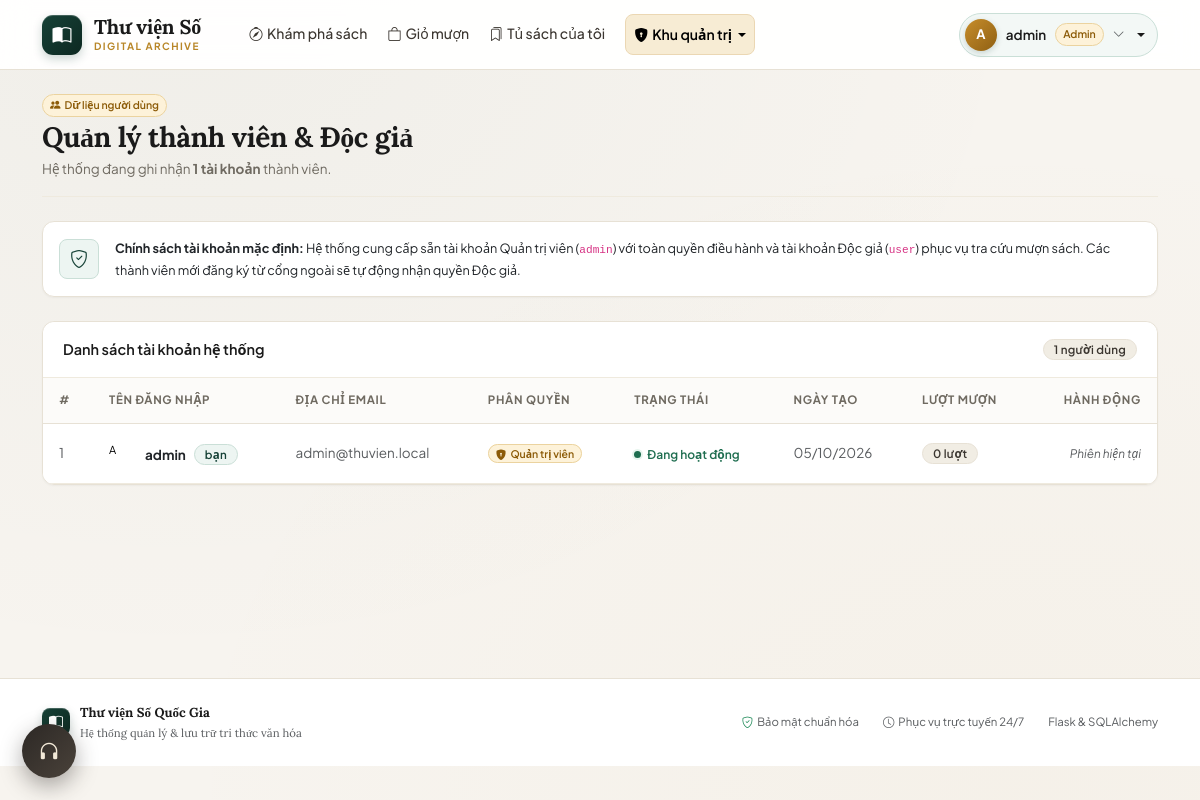
The app's page /admin/users (signed in), older data.
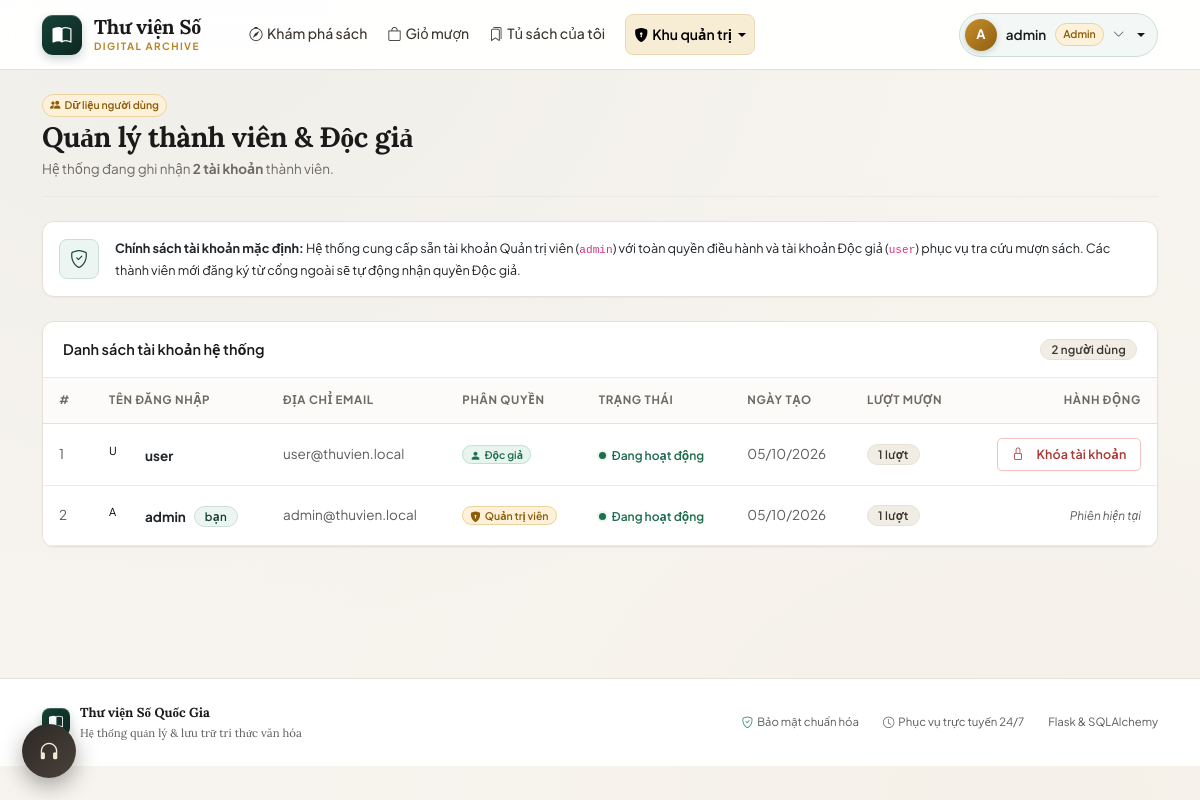
The same page, newer data.
### models.py (models this page shows, shortened)
class User(db.Model, UserMixin):
    __tablename__ = 'users'
    id = db.Column(db.Integer, primary_key=True)
    username = db.Column(db.String(80), unique=True, nullable=False, index=True)
    email = db.Column(db.String(120), unique=True, nullable=True)
    password_hash = db.Column(db.String(255), nullable=False)
    role = db.Column(db.String(20), nullable=False, default='user')
    is_active = db.Column(db.Boolean, nullable=False, default=True)
    created_at = db.Column(db.DateTime, default=now, nullable=False)
    borrow_requests = db.relationship('BorrowRequest', back_populates='user', lazy='dynamic')
    reviews = db.relationship('Review', back_populates='author', lazy='dynamic')
    @property
    def is_admin(self):
        return self.role == 'admin'

### admin.py (the view)
@admin_bp.route('/users')
@admin_required
def users():
    rows = (
        db.session.query(User, db.func.count(BorrowRequest.id))
        .outerjoin(BorrowRequest, BorrowRequest.user_id == User.id)
        .group_by(User.id)
        .order_by(User.created_at.desc(), User.id.desc())
        .all()
    )
    items = [{'user': user, 'borrows': cnt} for user, cnt in rows]
    return render_template('admin/users.html', items=items)

### admin.py (called while the page is built)
def admin_required(view):
    @wraps(view)
    @login_required
    def wrapper(*args, **kwargs):
        if not current_user.is_admin:
            abort(403)
        return view(*args, **kwargs)
    return wrapper

### templates/admin/users.html (shortened to what this page needs)
{% extends 'base.html' %}
{% block content %}
<div class="page-head">
  <div>
    <div class="d-flex align-items-center gap-2 mb-1">
      <span class="user-badge-mini user-badge-admin"><i class="bi bi-people-fill me-1"></i>Dữ liệu người dùng</span>
    </div>
    <h1 class="page-title">Quản lý thành viên &amp; Độc giả</h1>
    <p class="page-sub">Hệ thống đang ghi nhận <strong>{{ items|length }} tài khoản</strong> thành viên.</p>
  </div>
</div>
<div class="card p-3 mb-4 bg-white">
  <div class="d-flex align-items-center gap-3">
    <div class="stat-ic" style="width: 40px; height: 40px; font-size: 18px;"><i class="bi bi-shield-check"></i></div>
    <div class="small">
      <strong>Chính sách tài khoản mặc định:</strong>
      Hệ thống cung cấp sẵn tài khoản Quản trị viên (<code>admin</code>) với toàn quyền điều hành và tài khoản Độc giả (<code>user</code>) phục vụ tra cứu mượn sách. Các thành viên mới đăng ký từ cổng ngoài sẽ tự động nhận quyền Độc giả.
    </div>
  </div>
</div>
<div class="card overflow-hidden">
  <div class="card-header d-flex justify-content-between align-items-center">
    <span>Danh sách tài khoản hệ thống</span>
    <span class="badge bg-secondary">{{ items|length }} người dùng</span>
  </div>
  <div class="table-responsive">
    <table class="table align-middle">
      <thead>
        <tr>
          <th style="width: 50px;">#</th>
          <th>Tên đăng nhập</th>
          <th>Địa chỉ Email</th>
          <th>Phân quyền</th>
          <th>Trạng thái</th>
          <th>Ngày tạo</th>
          <th>Lượt mượn</th>
          <th class="text-end">Hành động</th>
        </tr>
      </thead>
      <tbody>
        {% for item in items %}
        <tr>
          <td class="text-muted">{{ loop.index }}</td>
          <td>
            <div class="d-inline-flex align-items-center gap-2">
              <span class="avatar" style="width:28px;height:28px;font-size:11px;">{{ item.user.username[:1]|upper }}</span>
              <span class="fw-bold text-dark">{{ item.user.username }}</span>
              {% if item.user.id == current_user.id %}
              <span class="badge bg-primary">bạn</span>
              {% endif %}
            </div>
          </td>
          <td class="text-muted">{{ item.user.email or '—' }}</td>
          <td>
            {% if item.user.is_admin %}
            <span class="user-badge-mini user-badge-admin"><i class="bi bi-shield-lock-fill me-1"></i>Quản trị viên</span>
            {% else %}
            <span class="user-badge-mini user-badge-user"><i class="bi bi-person-fill me-1"></i>Độc giả</span>
            {% endif %}
          </td>
          <td>
            {% if item.user.is_active %}
            <span class="stock stock-ok"><span class="dot"></span>Đang hoạt động</span>
            {% else %}
            <span class="stock stock-out"><span class="dot"></span>Bị khóa</span>
            {% endif %}
          </td>
          <td class="text-muted">{{ item.user.created_at|fmt_date }}</td>
          <td>
            <span class="badge bg-secondary">{{ item.borrows }} lượt</span>
          </td>
          <td class="text-end">
            {% if item.user.id != current_user.id %}
            <form method="post"
                  action="{{ url_for('admin.user_toggle', user_id=item.user.id) }}"
                  data-confirm="{{ 'Mở khóa' if not item.user.is_active else 'Khóa' }} tài khoản “{{ item.user.username }}”?">
              <button class="btn btn-sm {{ 'btn-success' if not item.user.is_active else 'btn-outline-danger' }}">
                {% if not item.user.is_active %}
                <i class="bi bi-unlock me-1"></i>Mở khóa
                {% else %}
                <i class="bi bi-lock me-1"></i>Khóa tài khoản
                {% endif %}
              </button>
            </form>
            {% else %}
            <span class="text-muted small fst-italic">Phiên hiện tại</span>
            {% endif %}
          </td>
        </tr>
        {% endfor %}
      </tbody>
    </table>
  </div>
</div>
{% endblock %}

### templates/base.html (shortened to what this page needs)
<!doctype html>
<html lang="vi">
<head>
  <link href="https://cdn.jsdelivr.net/npm/bootstrap@5.3.3/dist/css/bootstrap.min.css" rel="stylesheet">
  <link href="https://cdn.jsdelivr.net/npm/bootstrap-icons@1.11.3/font/bootstrap-icons.min.css" rel="stylesheet">
  <link href="{{ url_for('static', filename='css/style.css') }}" rel="stylesheet">
</head>
<body>
{% set ep = request.endpoint or '' %}
<nav class="navbar navbar-expand-lg sticky-top">
  <div class="container">
    <a class="navbar-brand" href="{{ url_for('user.home') }}">
      <span class="brand-mark"><i class="bi bi-book-half"></i></span>
      <div class="brand-text">
        <span class="brand-name">Thư viện Số</span>
        <span class="brand-tag">DIGITAL ARCHIVE</span>
      </div>
    </a>
    <div class="collapse navbar-collapse" id="mainNav">
      <ul class="navbar-nav me-auto ps-lg-4 gap-lg-1">
        <li class="nav-item">
          <a class="nav-link {{ 'active' if ep == 'user.home' }}" href="{{ url_for('user.home') }}">
            <i class="bi bi-compass me-1"></i>Khám phá sách
          </a>
        </li>
        {% if current_user.is_authenticated %}
          {% if has_endpoint('user.cart') %}
          <li class="nav-item">
            <a class="nav-link position-relative {{ 'active' if ep == 'user.cart' }}" href="{{ url_for('user.cart') }}">
              <i class="bi bi-bag me-1"></i>Giỏ mượn
            </a>
          </li>
          {% endif %}
          {% if has_endpoint('user.dashboard') %}
          <li class="nav-item">
            <a class="nav-link {{ 'active' if ep == 'user.dashboard' }}" href="{{ url_for('user.dashboard') }}">
              <i class="bi bi-bookmarks me-1"></i>Tủ sách của tôi
            </a>
          </li>
          {% endif %}
        {% endif %}
        {% if current_user.is_authenticated and current_user.is_admin %}
        <li class="nav-item dropdown ms-lg-2">
          <a class="nav-link dropdown-toggle admin-nav-item {{ 'active' if ep.startswith('admin') }}" href="#"
             data-bs-toggle="dropdown" aria-expanded="false">
            <i class="bi bi-shield-lock-fill me-1"></i>Khu quản trị
          </a>
        </li>
        {% endif %}
      </ul>
      <ul class="navbar-nav align-items-lg-center gap-2">
        {% if current_user.is_authenticated %}
        <li class="nav-item dropdown">
          <a class="user-chip dropdown-toggle {{ 'is-admin' if current_user.is_admin else '' }}" href="#" data-bs-toggle="dropdown" aria-expanded="false">
            <span class="avatar">{{ current_user.username[:1]|upper }}</span>
            <span class="d-none d-lg-inline">{{ current_user.username }}</span>
            {% if current_user.is_admin %}
            <span class="user-badge-mini user-badge-admin">Admin</span>
            {% else %}
            <span class="user-badge-mini user-badge-user">Độc giả</span>
            {% endif %}
            <i class="bi bi-chevron-down small text-muted"></i>
          </a>
        </li>
        {% endif %}
      </ul>
    </div>
  </div>
</nav>
{% block page %}
<div class="container py-4 main-container">
  {% block content %}{% endblock %}
</div>
{% endblock %}
<footer class="site-footer">
  <div class="container d-flex flex-wrap justify-content-between align-items-center gap-3">
    <div class="brand-small">
      <span class="brand-mark"><i class="bi bi-book-half"></i></span>
      <div>
        <span>Thư viện Số Quốc Gia</span>
        <div class="small fw-normal text-muted">Hệ thống quản lý &amp; lưu trữ tri thức văn hóa</div>
      </div>
    </div>
    <div class="d-flex align-items-center gap-4 text-muted small">
      <span><i class="bi bi-shield-check text-success me-1"></i>Bảo mật chuẩn hóa</span>
      <span><i class="bi bi-clock me-1"></i>Phục vụ trực tuyến 24/7</span>
      <span>Flask &amp; SQLAlchemy</span>
    </div>
  </div>
</footer>
<div class="nook" id="nook" data-playing="">
  <button class="nook-fab" id="nookToggle" type="button"
          aria-expanded="false" aria-controls="nookPanel"
          title="Góc Đọc Sách — âm thanh nền & Chế độ Tập trung">
    <i class="bi bi-headphones"></i>
  </button>
</div>
</body>
</html>

Row changes from the older to the newer data that the page shows:
added User: user "U", user.username "user", user "user@thuvien.local", role "user" (drawn), is_active True (drawn), user.created_at|fmt_date "05/10/2026"
Text that changed along with them:
{{ items|length }}: "1" → "2"
new list line: "1 Độc giả Đang hoạt động 1 lượt Khóa tài khoản"
new list line: "2 bạn Quản trị viên Đang hoạt động 1 lượt Phiên hiện tại"
new list line: "A admin admin@thuvien.local 05/10/2026"
list line gone: "1 bạn Quản trị viên Đang hoạt động 0 lượt Phiên hiện tại"
list line gone: "A admin admin@thuvien.local 05/10/2026"
